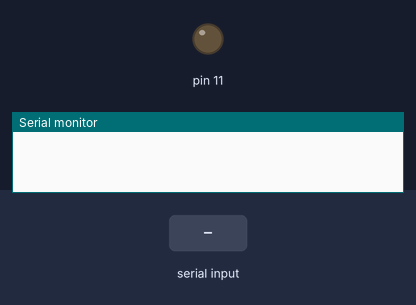
A sketch run on a simulated Arduino Uno, built with avr-gcc and run on an emulated ATmega328P. Shown: output pins drawn as LEDs (lit = HIGH), the last lines printed to the serial monitor. The inputs (shaded band) are chosen by the test bench.

Above: at 1.2 s.
1.3 s: "1" received over Serial
At 2.1 s:
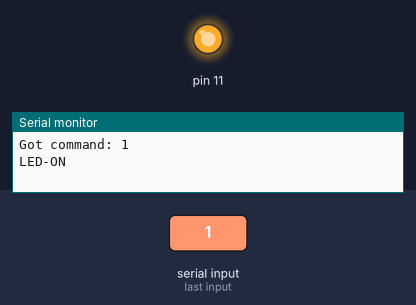
2.8 s: "0" received over Serial
At 3.3 s:
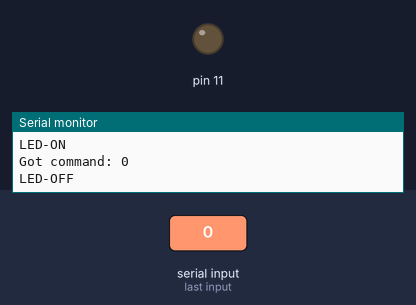
Timing chart, 0 to 5.8 s (numbered marks = the images above; inputs shaded):
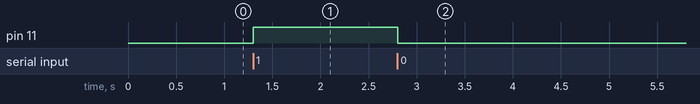

Measured:
- after the input at 1.3 s, pin 11: LOW → HIGH at once
- after the input at 2.8 s, pin 11: HIGH → LOW at once

The sketch:

bluetoothled.cyf.ino
```cpp
char serialData;
 void setup()
 {
  Serial.begin(9600);
  pinMode(11, OUTPUT);
 }
void loop()
{
  if( Serial.available()>0 )
  {
    serialData =  Serial.read();

    if (serialData == '1' )
     {
      Serial.print("Got command: ");
      Serial.println(serialData);
      Serial.println("LED-ON");

      digitalWrite(11, HIGH);
    }
     else
    {
      Serial.print("Got command: ");
      Serial.println(serialData);
      Serial.println("LED-OFF");

      digitalWrite(11, LOW);
    }
  }
}
```
